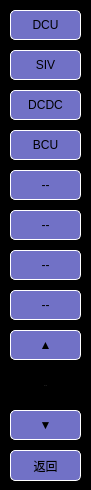
<?xml version="1.0" encoding="UTF-8"?>
<ui version="4.0">
 <class>DeviceStateNavigator</class>
 <widget class="QWidget" name="DeviceStateNavigator">
  <property name="geometry">
   <rect>
    <x>0</x>
    <y>0</y>
    <width>91</width>
    <height>490</height>
   </rect>
  </property>
  <property name="windowTitle">
   <string>Form</string>
  </property>
  <property name="styleSheet">
   <string notr="true">QLabel
{
	color: white;
	border: 2px groove, gray;
    border-color: gray;
	font: 18px, &quot;微软雅黑&quot;;
}

QWidget
{
	background-color: black;
}

QPushButton
{
	font: 18px, &quot;微软雅黑&quot;;
    color: black;
	background-color: rgb(113, 113, 198);
	border:1px solid white;
	border-radius: 5px;
}</string>
  </property>
  <widget class="QPushButton" name="btnTds">
   <property name="geometry">
    <rect>
     <x>10</x>
     <y>410</y>
     <width>71</width>
     <height>30</height>
    </rect>
   </property>
   <property name="styleSheet">
    <string notr="true"/>
   </property>
   <property name="text">
    <string>▼</string>
   </property>
  </widget>
  <widget class="QPushButton" name="btnEdcuB">
   <property name="geometry">
    <rect>
     <x>10</x>
     <y>170</y>
     <width>71</width>
     <height>30</height>
    </rect>
   </property>
   <property name="styleSheet">
    <string notr="true"/>
   </property>
   <property name="text">
    <string>--</string>
   </property>
  </widget>
  <widget class="QPushButton" name="btnDcdc">
   <property name="geometry">
    <rect>
     <x>10</x>
     <y>90</y>
     <width>71</width>
     <height>30</height>
    </rect>
   </property>
   <property name="styleSheet">
    <string notr="true"/>
   </property>
   <property name="text">
    <string>DCDC</string>
   </property>
  </widget>
  <widget class="QPushButton" name="btnPa">
   <property name="geometry">
    <rect>
     <x>10</x>
     <y>250</y>
     <width>71</width>
     <height>30</height>
    </rect>
   </property>
   <property name="styleSheet">
    <string notr="true"/>
   </property>
   <property name="text">
    <string>--</string>
   </property>
  </widget>
  <widget class="QPushButton" name="btnHvac">
   <property name="geometry">
    <rect>
     <x>10</x>
     <y>290</y>
     <width>71</width>
     <height>30</height>
    </rect>
   </property>
   <property name="styleSheet">
    <string notr="true"/>
   </property>
   <property name="text">
    <string>--</string>
   </property>
  </widget>
  <widget class="QPushButton" name="btnFau">
   <property name="geometry">
    <rect>
     <x>10</x>
     <y>210</y>
     <width>71</width>
     <height>30</height>
    </rect>
   </property>
   <property name="styleSheet">
    <string notr="true"/>
   </property>
   <property name="text">
    <string>--</string>
   </property>
  </widget>
  <widget class="QPushButton" name="btnDcu">
   <property name="geometry">
    <rect>
     <x>10</x>
     <y>10</y>
     <width>71</width>
     <height>30</height>
    </rect>
   </property>
   <property name="styleSheet">
    <string notr="true"/>
   </property>
   <property name="text">
    <string>DCU</string>
   </property>
  </widget>
  <widget class="QPushButton" name="btnSiv">
   <property name="geometry">
    <rect>
     <x>10</x>
     <y>50</y>
     <width>71</width>
     <height>30</height>
    </rect>
   </property>
   <property name="styleSheet">
    <string notr="true"/>
   </property>
   <property name="text">
    <string>SIV</string>
   </property>
  </widget>
  <widget class="QPushButton" name="btnBack">
   <property name="geometry">
    <rect>
     <x>10</x>
     <y>450</y>
     <width>71</width>
     <height>31</height>
    </rect>
   </property>
   <property name="styleSheet">
    <string notr="true">QPushButton
{
	font: 18px, &quot;微软雅黑&quot;;
    color: black;
	background-color: rgb(113, 113, 198);
	border:1px solid white;
	border-radius: 5px;
}

QPushButton:pressed
{
	font: 18px, &quot;微软雅黑&quot;;
    color: white;
	background-color: rgb(0, 0, 255);
	border:1px solid white;
	border-radius: 5px;
}</string>
   </property>
   <property name="text">
    <string>返回</string>
   </property>
  </widget>
  <widget class="QPushButton" name="btnBcu">
   <property name="geometry">
    <rect>
     <x>10</x>
     <y>130</y>
     <width>71</width>
     <height>30</height>
    </rect>
   </property>
   <property name="styleSheet">
    <string notr="true"/>
   </property>
   <property name="text">
    <string>BCU</string>
   </property>
  </widget>
  <widget class="QPushButton" name="btnAtc">
   <property name="geometry">
    <rect>
     <x>10</x>
     <y>330</y>
     <width>71</width>
     <height>30</height>
    </rect>
   </property>
   <property name="styleSheet">
    <string notr="true"/>
   </property>
   <property name="text">
    <string>▲</string>
   </property>
  </widget>
  <widget class="QLabel" name="label">
   <property name="geometry">
    <rect>
     <x>10</x>
     <y>370</y>
     <width>71</width>
     <height>31</height>
    </rect>
   </property>
   <property name="font">
    <font>
     <family>,微软雅黑</family>
     <pointsize>-1</pointsize>
     <weight>50</weight>
     <italic>false</italic>
     <bold>false</bold>
    </font>
   </property>
   <property name="layoutDirection">
    <enum>Qt::LeftToRight</enum>
   </property>
   <property name="styleSheet">
    <string notr="true">	border: 0px;</string>
   </property>
   <property name="text">
    <string>1 / 1</string>
   </property>
   <property name="alignment">
    <set>Qt::AlignCenter</set>
   </property>
  </widget>
 </widget>
 <resources/>
 <connections/>
</ui>
